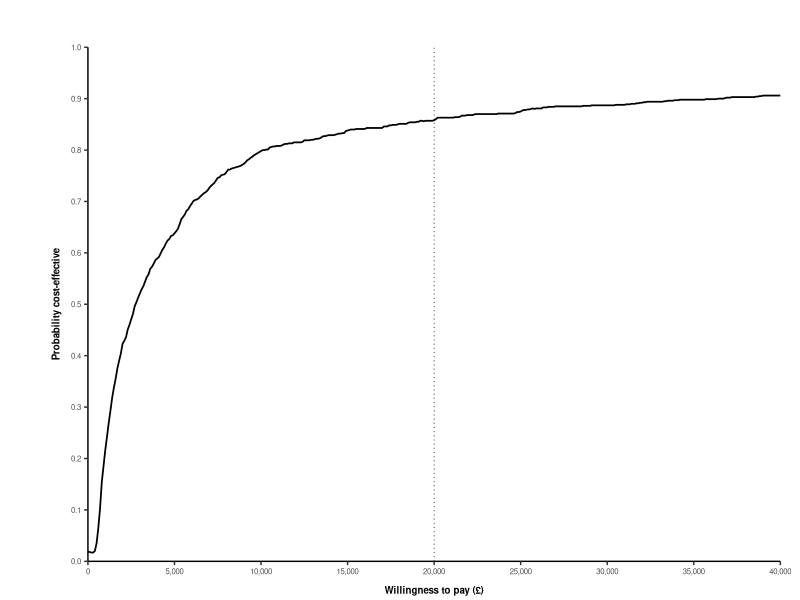
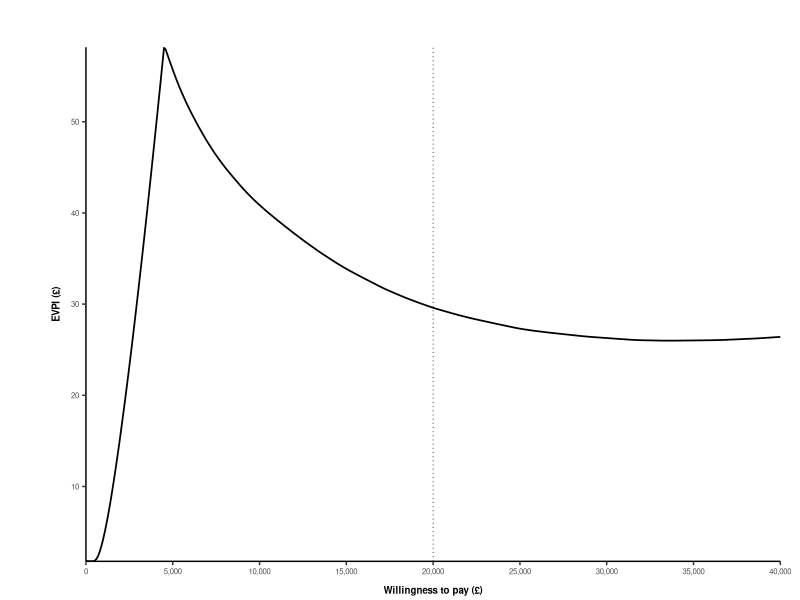

Source code (R) for these figures, in order: (Note: this script raises an error after producing the figures.)

## CRASH-Mild - Economic model ## 

if(!require(dplyr)) install.packages('dplyr')
if(!require(tidyr)) install.packages('tidyr')
if(!require(ggplot2)) install.packages('ggplot2')

library(tidyr)
library(dplyr)
library(ggplot2)

# Model Options

disc.c <- 0.035
disc.o <- 0.035

sims <- 1000
outer.loops <- 100
inner.loops <- 100

age <- 70
male = 0.5 # plaecholder
time.horizon = min(60, 100-ceiling(age))



## Age trace

## Clinical parameters

gen.clinical.characteristics <- function(){

# Mild ACM RR (CRASH-3)
treatment.effect <- 0.6972504
treatment.effect.sims <- exp(rnorm(sims, log(treatment.effect), 0.2216285))

hi.risk <- 0.0142
hi.risk.sims <- rbeta(sims, 16.74564893, 1162.525402)

non.hi.risk <- 0
non.hi.risk.sims <- rbeta(sims, 9, 920-9) * 0

smr.year1 <- 235.04/81.2
smr.year1.sims <- rnorm(sims, smr.year1, 0.41632922)

smr.year2 <- 61.47/39.45
smr.year2.sims <- rnorm(sims, smr.year2, 0.2350955) 

clin.names <- c("treatment.effect", "hi.risk", "non.hi.risk", "smr.year1", "smr.year2")


clin.char <- c(treatment.effect, hi.risk, non.hi.risk, smr.year1, smr.year2)
names(clin.char) <- clin.names

clin.char.sims <- data.frame(treatment.effect.sims, hi.risk.sims, non.hi.risk.sims, smr.year1.sims, smr.year2.sims)
colnames(clin.char.sims) <- clin.names

# Outcomes

outcome.names <- c("full", "good", "moderate", "severe", "vegetative")

full.placebo <- 0
good.placebo <- 208
moderate.placebo <- 49
severe.placebo <- 23
vegetative.placebo <- 5

dis.placebo <- c(full.placebo, good.placebo, moderate.placebo, severe.placebo, vegetative.placebo) 
disability.placebo <- dis.placebo / sum(dis.placebo)

  # full.txa <- 0
# good.txa <- 1516
# moderate.txa <- 701
# severe.txa <- 227
# vegetative.txa <- 22

#dis.txa <- c(full.txa, good.txa, moderate.txa, severe.txa, vegetative.txa)
#disability.txa <- dis.txa / sum(dis.txa)

disability.txa <- disability.placebo

names(disability.placebo) <- outcome.names
names(disability.txa) <- outcome.names

# Dirichlet distributions for outcomes
disability.placebo.sims <- MCMCpack::rdirichlet(n = sims , disability.placebo)
disability.txa.sims <- MCMCpack::rdirichlet(n = sims , disability.txa)

colnames(disability.placebo.sims) <- outcome.names
colnames(disability.txa.sims) <- outcome.names

return(list(clin.char,
            clin.char.sims,
            disability.placebo, 
            disability.txa, 
            disability.placebo.sims, 
            disability.txa.sims))
       
}


clin.char <- gen.clinical.characteristics()[[1]]
clin.char.sims <- gen.clinical.characteristics()[[2]]
disability.placebo <- gen.clinical.characteristics()[[3]]
disability.txa <- gen.clinical.characteristics()[[4]]
disability.placebo.sims <- gen.clinical.characteristics()[[5]]

## Assuming disability for TXA is equal to placebo
# disability.txa.sims <- gen.clinical.characteristics()[[6]]
disability.txa.sims <- disability.placebo.sims


## Generate long-term risk of death

gen.acm <- function(male = 0.5){
  
  lifetable <- read.csv("inputs/ONS_life_tables_2017-19.csv", header=TRUE)
  lifetable <- as.data.frame(lifetable[c(1,2,8)])
  av <- lifetable
  av[,2] <- lifetable[,2] * male + lifetable[,3] * (1 - male)
  av <- av[,1:2]

  acm <- av %>% filter(x >= floor(age))
  colnames(acm) <- c("age", "rate")
  
  return(acm)
  
}

acm <- gen.acm()



## Utility (now utility values only)

gen.utility <- function(){

utility.full <- 1
utility.good <- 0.894
utility.moderate <- 0.675
utility.severe <- 0.382
utility.vegetative <- -0.178

utility.values <- c(utility.full, utility.good, utility.moderate, utility.severe, utility.vegetative)

return(utility.values)

}


gen.utility.sims <- function(){
  
  utility.full <- rep(1, sims)
  utility.good <- rbeta(sims, 49.9585894, 5.9235016)
  utility.moderate <- rbeta(sims, 30.538, 14.7034815)
  utility.severe <- rbeta(sims, 10.9303087,	17.6830648)
  utility.vegetative <- rnorm(sims, -0.178, 0.19) ## needs normal distribution
  
  utility.values <- data.frame(utility.full, utility.good, utility.moderate, utility.severe, utility.vegetative)
  
  
# #  util.plac <- utility.values * matrix(dis.placebo, sims, length(dis.placebo), byrow= T)
#   util.plac <- utility.values * dis.placebo
#   util.values.plac <- apply(util.plac,  1,  sum )
#   
# #  util.txa <- utility.values * matrix(dis.txa, sims, length(dis.txa), byrow= T)
#   util.txa <- utility.values * dis.txa
#   util.values.txa <- apply(util.txa,  1,  sum)
  
  
  return(utility.values)
  
}


gen.utility.dec <- function(){

  a <- data.frame(seq(0, 54, 1), 0)
  b <- data.frame(seq(55,64, 1), 0.05)
  c <- data.frame(seq(65, 74, 1), 0.07)
  d <- data.frame(seq(75,100, 1), 0.12)
  colnames(a) <- c("a","b")
  colnames(b) <- c("a","b")
  colnames(c) <- c("a","b")
  colnames(d) <- c("a","b")

  util.dec <- rbind(a, b, c, d)

  utility.decrement <- util.dec %>% filter(a >= floor(age))
  
  return(utility.decrement)
  
} 



utility <- gen.utility()

utility.sims <- gen.utility.sims()

utility.decrement <- gen.utility.dec()

utility

## Costs 

# Treatment costs 

## need to add tx effect costs

gen.costs <- function(){

  cost.txa.dose <- 6
  cost.sodium <- 0.55 + 2.7 # 55p for 100ml, 270 for 500ml 
  cost.needle <- 0.05151 
  cost.nurse <- 12.95

  cost.treatment <- sum(cost.txa.dose, cost.sodium, cost.needle, cost.nurse)
  

  # Hospital costs

  los.placebo <-  4
  los.txa <- los.placebo
  prop.neuro <- 0.0345
  
  hospital.cost.initial <- 455.45033602
  hospital.cost.day <- 313.8757956
  neurosurgery.cost <- 7439.86435702

  hospital.cost.placebo <- hospital.cost.initial + hospital.cost.day * los.placebo + prop.neuro * neurosurgery.cost
  hospital.cost.txa <- hospital.cost.initial + hospital.cost.day * los.txa + prop.neuro * neurosurgery.cost


  # Monitoring costs 

  cost.good.st <- 290.145026
  cost.moderate.st <- 20745.36936
  cost.severe.st <- 40982.984929

  cost.good.lt <- 25.65601
  cost.moderate.lt <- 1710.40065
  cost.severe.lt <- 13362.505071


  # monitoring.costs.st <- sum(c(rep(cost.good.st,2), cost.moderate.st, rep(cost.severe.st, 2)) * dis.plac) / sum(dis.plac)
  # monitoring.costs.st <- sum(c(rep(cost.good.st,2), cost.moderate.st, rep(cost.severe.st, 2)) * dis.txa) / sum(dis.txa)
  # 
  # monitoring.costs.lt <- sum(c(rep(cost.good.lt,2), cost.moderate.lt, rep(cost.severe.lt, 2)) * dis.plac) / sum(dis.plac)
  # monitoring.costs.lt <- sum(c(rep(cost.good.lt,2), cost.moderate.lt, rep(cost.severe.lt, 2)) * dis.txa) / sum(dis.txa)


  cost.names <- c("treatment", "hospital.placebo", "hospital.txa", "st.good", "st.mod", "st.sev", "lt.good", "lt.mod", "lt,sev")
  costs <- c(cost.treatment, hospital.cost.placebo, hospital.cost.txa, cost.good.st, cost.moderate.st, cost.severe.st,
             cost.good.lt, cost.moderate.lt, cost.severe.lt)
  
  names(costs) <- cost.names
  

  # Simulations - to be input later on (PLACEHOLDER)
  
  prob.neuro.sims <- rbeta(sims, 23.83398, 	667.00607)
  
  cost.treatment.sims <- rep(cost.treatment, sims)  * 1 ## PLACEHOLDER
  hospital.cost.placebo.sims <- rep(hospital.cost.placebo, sims) * 1 + rep(neurosurgery.cost, sims) * prob.neuro.sims  ## PLACEHOLDER
  hospital.cost.txa.sims <- rep(hospital.cost.txa, sims) * 1 + rep(neurosurgery.cost, sims) * prob.neuro.sims ## PLACEHOLDER
  
  # Monitoring costs # 
  
  inf0607 <- 302/249.8
  
  cost.good.st.sims <- rgamma(sims, shape = (240^2 / 48^2), scale = 48^2 / 240 ) * inf0607
  cost.moderate.st.sims <- rgamma(sims, shape = (17160^2 / 3432^2), scale = 3432^2 / 17160 ) * inf0607
  cost.severe.st.sims <- rgamma(sims, shape = (33900^2 / 6780^2), scale = 6780^2 / 33900 ) * inf0607
  
  cost.good.lt.sims <- rgamma(sims, shape = (24^2 / 4.8^2), scale = 4.8^2 / 24 ) * inf0607
  cost.moderate.lt.sims <- rgamma(sims, shape = (1600^2 / 320^2), scale = 320^2 / 1600 ) * inf0607
  cost.severe.lt.sims <- rgamma(sims, shape = (12500^2 / 2500^2), scale = 2500^2 / 12500 ) * inf0607
  
#  df.st <- data.frame(cost.good.st.sims, cost.good.st.sims, cost.moderate.st.sims, cost.severe.st.sims, cost.severe.st.sims) 
#  df.lt <- data.frame(cost.good.lt.sims, cost.good.lt.sims, cost.moderate.lt.sims, cost.severe.lt.sims, cost.severe.lt.sims)
  
  ## has out below as this needs to be done in the model...... 
  # 
  # monitoring.costs.st <- df.st * dis.plac.sims # These are currently the same but structured in case these need to differ
  # monitoring.costs.st <- df.st * dis.txa.sims  # These are currently the same but structured in case these need to differ
  # 
  # m.costs.st <- apply(monitoring.costs.st, 1, sum)
  # 
  # monitoring.costs.lt <- df.lt * dis.plac.sims  # These are currently the same but structured in case these need to differ
  # monitoring.costs.lt <- df.lt * dis.txa.sims  # These are currently the same but structured in case these need to differ
  # 
  # m.costs.lt <- apply(monitoring.costs.lt, 1, sum)
  
  costs.sims <- data.frame(data.frame(cost.treatment.sims, hospital.cost.placebo.sims, hospital.cost.txa.sims),
                          cost.good.st.sims, cost.moderate.st.sims, cost.severe.st.sims,
                          cost.good.lt.sims, cost.moderate.lt.sims, cost.severe.lt.sims)
  
  dim(costs.sims)
  colnames(costs.sims) <- cost.names
  
  return(list(costs,
              costs.sims))
  
}


costs <- gen.costs()[[1]]
costs.sims <- gen.costs()[[2]]



##  TRACE CALCULATIONS AND OUTCOMES  ## 



run.model <- function(clinical = clin.char, dis.plac = disability.placebo, dis.txa = disability.txa, util.values = utility, cost = costs, 
                      dec = utility.decrement, discount.c = disc.c, discount.o = disc.o) {
  
  ### TRACE ###
  
  # this unpacks each element of the clinical parameter to use in calculations below
  for(i in 1:length(clinical)) assign(names(clinical[i]),clinical[i])
  
  trace.names <- c("alive placebo", "dead placebo", "alive txa", "dead txa")
  matrix <- matrix(0, 13, 4)
  matrix[1,] <- c(1,0,1,0)
  colnames(matrix) <- trace.names
  
  # Calculate the annual risk of death, and make sure it changes at correct point 
  age.trace <- seq(from = age, to = age+1, by= 1/12)
  age.trace.floor <- floor(age.trace)
  a <- as.vector(acm %>% filter(age == unique(age.trace.floor)[[1]])) 
  b <- as.vector(acm %>% filter(age == unique(age.trace.floor)[[2]]))
  risk.year1 <- c( rep(a[[2]], sum(age.trace.floor==a[[1]])), rep(b[[2]], sum(age.trace.floor==b[[1]])))
  
  
  # Calculate the first year Markov trace
  
  for(t in 2:13){
    
    if(t==2){
      
      matrix[t,2] <- matrix[t-1,2] + (hi.risk + non.hi.risk)
      matrix[t,1] <- 1 - matrix[t,2]
      
      matrix[t,4] <- matrix[t-1,4] + (hi.risk * treatment.effect + non.hi.risk)
      matrix[t,3] <- 1 - matrix[t,4]
      
    } else {
      
      matrix[t,2] <- matrix[t-1,2] + matrix[t-1,1] * (1 - exp(-((risk.year1[t]/12)*smr.year1)))
      matrix[t,1] <- 1 - matrix[t,2]
      
      matrix[t,4] <- matrix[t-1,4] + matrix[t-1,3] * (1 - exp(-((risk.year1[t]/12)*smr.year1)))
      matrix[t,3] <- 1 - matrix[t,4]
    }
    
  }
  
  trace.y1 <- matrix
  
  # The main trace (using estimates from first year trace)
  
  trace.matrix <- matrix(0, time.horizon + 1, 4) 
  colnames(trace.matrix) <- trace.names
  trace.matrix[1,] <- c(1,0,1,0)
  trace.matrix[2,] <- as.numeric(tail(trace.y1, 1))
  
  for(i in 3:(time.horizon + 1)){
    trace.matrix[i,2] <- trace.matrix[i-1,2] + trace.matrix[i-1,1] * (1 - exp(-(acm[i,2] * smr.year2)))
    trace.matrix[i,1] <- 1 - trace.matrix[i,2] 
    trace.matrix[i,4] <- trace.matrix[i-1,4] + trace.matrix[i-1,3] * (1 - exp(-(acm[i,2] * smr.year2)))
    trace.matrix[i,3] <- 1 - trace.matrix[i,4] 
  }
  
  trace <- list(trace.y1, trace.matrix)

  ## OUTCOMES 
  
  # discount
  
  d <- matrix( rep(1/((1+discount.c)^seq(0, time.horizon, 1)),2), time.horizon + 1, 2)
  o <- matrix( rep(1/((1+discount.o)^seq(0, time.horizon, 1)),2), time.horizon + 1, 2)
  
  # Costs

  st.mon.costs <- c(cost[4], cost[5], cost[6])
  lt.mon.costs <- c(cost[7], cost[8], cost[9])
  
  st.mon.plac <- sum( st.mon.costs * c(dis.plac[1] + dis.plac[2], dis.plac[3], dis.plac[4] + dis.plac[5]))
  lt.mon.plac <- sum( lt.mon.costs * c(dis.plac[1] + dis.plac[2], dis.plac[3], dis.plac[4] + dis.plac[5]))

  st.mon.txa <- sum( st.mon.costs * c(dis.txa[1] + dis.txa[2], dis.txa[3], dis.txa[4] + dis.txa[5]))
  lt.mon.txa <- sum( lt.mon.costs * c(dis.txa[1] + dis.txa[2], dis.txa[3], dis.txa[4] + dis.txa[5]))
  
  cost.matrix <- matrix(0, time.horizon + 1, 2) # placebo / txa
  
  cost.matrix[1,] <- cost[2:3] + (cost[1] * c(0,1)) 
  cost.matrix[2,] <- trace[[2]][2,c(1,3)] * c(st.mon.plac, st.mon.txa)
  cost.matrix[3:(time.horizon+1),] <- trace[[2]][3:(time.horizon+1),c(1,3)] * c(lt.mon.plac, lt.mon.txa)
  
  cost.matrix.d <- cost.matrix * d
  
  cost.sum <- apply(cost.matrix.d, 2, sum)
  
  
  # Utility

    #util.plac <- utility.values * matrix(dis.placebo, sims, length(dis.placebo), byrow= T)
  util.plac <- util.values * dis.plac
  util.values.plac <- sum(util.plac)
     
  #  util.txa <- utility.values * matrix(dis.txa, sims, length(dis.txa), byrow= T)
  util.txa <- util.values * dis.txa
  util.values.txa <- sum(util.txa)
  
  utility.matrix <- matrix(0, time.horizon + 1, 2) # placebo / txa
  
  utility.matrix[2,1] <- mean(trace[[1]][2:13,1]) * (util.values.plac - dec[2,2])
  utility.matrix[2,2] <- mean(trace[[1]][2:13,3]) * (util.values.txa - dec[2,2])
  
  utility.matrix[3:(time.horizon+1),1] <- trace[[2]][3:(time.horizon+1),1] * (util.values.plac - dec[3:(time.horizon+1),2]) 
  utility.matrix[3:(time.horizon+1),2] <- trace[[2]][3:(time.horizon+1),3] * (util.values.txa - dec[3:(time.horizon+1),2])
  
  utility.matrix.d <- utility.matrix * o 
  
  utility.sum <- apply(utility.matrix.d, 2, sum) 
  
  
  ## ICER ## 
  
  icer <-  if((cost.sum[2] - cost.sum[1]) <= 0 & (utility.sum[2] - utility.sum[1]) > 0) "Intervention dominates" else 
    if((cost.sum[2] - cost.sum[1]) > 0 & (utility.sum[2] - utility.sum[1]) <= 0 ) "Control dominates" else
      (cost.sum[2] - cost.sum[1]) / (utility.sum[2] - utility.sum[1])  
  
  
  return(list(c(cost.placebo = cost.sum[1], 
                utility.placebo = utility.sum[1], 
                cost.txa = cost.sum[2], 
                utility.txa = utility.sum[2]), 
              icer = icer)) 
  
  
}



## Deterministic results 
run.model(clin.char, dis.plac = disability.placebo, dis.txa = disability.txa, util.values = utility,
          cost = costs, dec = utility.decrement, discount.c = disc.c, discount.o = disc.o)




## PSA ## 

# Generate matrix to store results 
psa.results <- matrix(0, sims, 4)
colnames(psa.results) <- c("cost.placebo", "utility.placebo","cost.txa","utility.txa")

for(p in 1:sims){
  
  # Subset and assign existing sims
  clin.sim <- unlist(clin.char.sims[p,])
  dis.placebo.sim <- unlist(disability.placebo.sims[p,])
  dis.txa.sim <- unlist(disability.txa.sims[p,])
  utility.sim <- unlist(utility.sims[p,])
  cost.sim <- unlist(costs.sims[p,])

  psa.results[p,] <- run.model(clin.sim, dis.placebo.sim, dis.txa.sim, utility.sim, cost.sim)[[1]] 
  
}




# Generate CEAC table

gen.ceac.table <- function(results, lambda.inc = 500){
  
  lambda <- seq(from = 0, to = 40000, by = lambda.inc)
    
  ## CEAC ## 
  
  lambda.table <- matrix(lambda, ncol = length(lambda), nrow = dim(results)[1], byrow = TRUE) 
  inmb.count <- ((results[,4] * lambda.table) - results[,3]) - ((results[,2] * lambda.table) - results[,1]) > 0 
  
  prob.ce <- apply(inmb.count, 2, mean) 
  ceac.table <- data.frame(lambda, prob.ce) 
  
  ## EVPI ## 
  
  evpi.table <- matrix(lambda, ncol = length(lambda), nrow = dim(results)[1], byrow = TRUE) 

  nmb.p <- ((results[,2] * evpi.table) - results[,1])  
  nmb.t <- ((results[,4] * evpi.table) - results[,3]) 
    
  av.nmb.p <- apply(nmb.p, 2, mean)
  av.nmb.t <- apply(nmb.t, 2, mean)

  evpi.mat <- matrix(0, dim(results)[1], length(av.nmb.p))
  
  for(i in 1:ncol(nmb.p)){
      if(av.nmb.p[i] >= av.nmb.t[i]) evpi.mat[,i] <- nmb.t[,i] - nmb.p[,i]
      if(av.nmb.t[i] >= av.nmb.p[i]) evpi.mat[,i] <- nmb.p[,i] - nmb.t[,i]
  }
  
  evpi.mat[evpi.mat<0] <- 0
  evpi.m <- apply(evpi.mat, 2, mean)
  
  evpi <- data.frame(lambda, evpi.m)

  return(list(ceac.table,
              evpi))
  
}


ceac <- gen.ceac.table(psa.results, 100)[[1]]
evpi <- gen.ceac.table(psa.results, 100)[[2]]


# Graphics  - TBC (take from other sources)




# CEAC # 

gen.ceac.graph = function(psa, save = FALSE) {
  
  z = ggplot(psa) + geom_line(aes(x=lambda, y=prob.ce), size=0.6) + 
    labs(x = "Willingness to pay (£)", text = element_text(size=4)) + 
    labs (y = "Probability cost-effective", text = element_text(size=4)) + theme_classic() +
    theme(legend.title = element_blank(), axis.title=element_text(face="bold"), 
          axis.title.x = element_text(margin = margin(t = 7, r = 0, b = 3, l = 0)), 
          axis.title.y = element_text(margin = margin(t = 0, r = 7, b = 0, l = 3)), 
          panel.grid.major = element_blank(), panel.grid.minor = element_blank(), 
          legend.key.width=unit(1.8,"line"), text = element_text(size=7),
          plot.margin=unit(c(1.2,0.5,0,1.2),"cm")) + 
    scale_x_continuous(labels = scales::comma, breaks = c(seq(0,100000,5000)), limits = c(0,40000), expand = c(0, 0.1)) + 
    scale_y_continuous(limits = c(0,1), breaks=seq(0,1,0.1), expand = c(0, 0)) + 
    geom_vline(xintercept = 20000, linetype="dotted", size=0.25)
  
  
  if(save == TRUE) ggsave(paste("figures\\CEAC",Sys.Date(),".png"), z, width=107, height=70, dpi=300, units='mm')
  
  
  return(z)
  
}

gen.evpi.graph = function(evpi, save = FALSE) {
  
  z = ggplot(evpi) + geom_line(aes(x=lambda, y=evpi.m), size=0.6) + 
    labs(x = "Willingness to pay (£)", text = element_text(size=4)) + 
    labs (y = "EVPI (£)", text = element_text(size=4)) + theme_classic() +
    theme(legend.title = element_blank(), axis.title=element_text(face="bold"), 
          axis.title.x = element_text(margin = margin(t = 7, r = 0, b = 3, l = 0)), 
          axis.title.y = element_text(margin = margin(t = 0, r = 7, b = 0, l = 3)), 
          panel.grid.major = element_blank(), panel.grid.minor = element_blank(), 
          legend.key.width=unit(1.8,"line"), text = element_text(size=7),
          plot.margin=unit(c(1.2,0.5,0,1.2),"cm")) + 
    scale_x_continuous(labels = scales::comma, breaks = c(seq(0,100000,5000)), limits = c(0,40000), expand = c(0, 0.1)) + 
    scale_y_continuous(expand = c(0, 0)) + 
    geom_vline(xintercept = 20000, linetype="dotted", size=0.25)
  
  if(save == TRUE) ggsave(paste("figures\\EVPI",Sys.Date(),".png"), z, width=107, height=70, dpi=300, units='mm')
  
  return(z)
  
}


gen.ceac.graph(ceac)
gen.evpi.graph(evpi)




##------------------------------##
##           EVPPI              ## 
##------------------------------##

# inner.loops <- 300
# outer.loops <- 300

# Select lambda values to be considered 
lambda <- seq(from = 0, to = 30000, by = 500)


# Sample all probabilistic parameters

clin.char.sims <- gen.clinical.characteristics()[[2]]
disability.placebo.sims <- gen.clinical.characteristics()[[5]]
disability.txa.sims <- disability.placebo.sims # same as placebo (equal for both arms)
#disability.txa.sims <- gen.clinical.characteristics()[[6]]
utility.sims <- gen.utility.sims()
costs.sims <- gen.costs(disability.placebo, disability.txa, disability.placebo.sims, disability.txa.sims)[[2]]



gen.nmb <- function(results, lam = lambda){
  

  nmb.table <- matrix(c(lam), ncol = length(lam), nrow = dim(results)[1],  byrow = TRUE) 
  
  p <- ((results[,2] * nmb.table) - results[,1])  
  t <- ((results[,4] * nmb.table) - results[,3])

  nmb.p <- apply(p, 2, mean)
  nmb.t <- apply(t, 2, mean) 
    
  #colnames(nmb.p) <- as.character(lam)
  #colnames(nmb.t) <- as.character(lam)
  
  
  return(list(nmb.t, nmb.p))
  
}


# Generate matrices for EVPPI results to be stored in

inner.results <- matrix(0, inner.loops, 4)

evppi.results.placebo <- matrix(0, ncol = length(lambda), nrow = outer.loops)
colnames(evppi.results.placebo) <- as.character(lambda)
evppi.results.txa <- evppi.results.placebo

# EVPPI functions

gen.evppi.results <- function(evppi.results1 = evppi.results.placebo, evppi.results2 = evppi.results.txa, lam = lambda){
  
  ## calculate the mean NMB for placebo and txa, at each lambda 
  current.info1 <- apply(evppi.results1, 2, mean)
  current.info2 <- apply(evppi.results2, 2, mean)

  current.info <- pmax(current.info1, current.info2)

  evppi.array <- array(0, dim = c(outer.loops, length(lam), 2))
  evppi.array[,,1] <- evppi.results1
  evppi.array[,,2] <- evppi.results2

  perf.info.sims <- apply(evppi.array, c(1,2), max)
  perf.info <- apply(perf.info.sims, 2, mean)

  evppi.results <- c(perf.info - current.info)

  evppi <- data.frame(lambda, evppi.results)

  return(evppi)

}



## EVPPI Loops - 'Double Monte Carlo loop method' 


## EVPPI loops - Head injury and TXA treatment effect

for(a in 1:outer.loops){

## 1. Select the 'partial' parameter from the outer loop 
clin.sim <- unlist(clin.char.sims[a,])

  for(b in 1:inner.loops){
  
  # Select traditional parameters, minus the outer loop parameter

  clin.sim[4:5] <- unlist(clin.char.sims[b,4:5]) # Keep SMRs in PSA 
  dis.placebo.sim <- unlist(disability.placebo.sims[p,])
  dis.txa.sim <- unlist(disability.txa.sims[p,])
  utility.sim <- unlist(utility.sims[b,])
  cost.sim <- unlist(costs.sims[b,])
  
  inner.results[b,] <- run.model(clin.sim, dis.placebo.sim, dis.txa.sim, utility.sim, cost.sim)[[1]] 
  }

  #after each inner loop PSA, calculate the mean NMB for each tx and store the results
  nmb <- gen.nmb(inner.results)
  evppi.results.placebo[a,] <- nmb[[1]]
  evppi.results.txa[a,] <- nmb[[2]]
  
}

# Calculate the EVPPI 
evppi.head.injury <- gen.evppi.results(evppi.results.placebo, evppi.results.txa, lambda)




## EVPPI loops - Head injury and TXA treatment effect

for(a in 1:outer.loops){
  
  ## 1. Select the 'partial' parameter from the outer loop 
  clin.sim <- unlist(clin.char.sims[a,])
  
  for(b in 1:inner.loops){
    
    # Select traditional parameters, minus the outer loop parameter
    
    #clin.sim <- unlist(clin.char.sims[b,])
    clin.sim[1:3] <- unlist(clin.char.sims[b,1:3]) # only SMRs excl from PSA 
    dis.placebo.sim <- unlist(disability.placebo.sims[b,])
    dis.txa.sim <- unlist(disability.txa.sims[b,])
    utility.sim <- unlist(utility.sims[b,])
    cost.sim <- unlist(costs.sims[b,])
    

    inner.results[b,] <- run.model(clin.sim, dis.placebo.sim, dis.txa.sim, utility.sim, cost.sim)[[1]] 
  }
  
  #after each inner loop PSA, calculate the mean NMB for each tx and store the results
  nmb <- gen.nmb(inner.results)
  evppi.results.placebo[a,] <- nmb[[1]]
  evppi.results.txa[a,] <- nmb[[2]]
  
}

# Calculate the EVPPI 
evppi.smr <- gen.evppi.results(evppi.results.placebo, evppi.results.txa, lambda)




## EVPPI loops - Disability / outcomes   

for(a in 1:outer.loops){
  
  ## 1. Select the 'partial' parameter from the outer loop 
  dis.placebo.sim <- unlist(disability.placebo.sims[a,])
  dis.txa.sim <- unlist(disability.txa.sims[a,])
  
  for(b in 1:inner.loops){
    
    # Select traditional parameters, minus the outer loop parameter
    
    clin.sim <- unlist(clin.char.sims[b,])
    # dis.placebo.sim <- unlist(disability.placebo.sims[b,])
    # dis.txa.sim <- unlist(disability.txa.sims[b,])
    utility.sim <- unlist(utility.sims[b,])
    cost.sim <- unlist(costs.sims[b,])
    
    inner.results[b,] <- run.model(clin.sim, dis.placebo.sim, dis.txa.sim, utility.sim, cost.sim)[[1]] 
  }
  
  #after each inner loop PSA, calculate the mean NMB for each tx and store the results
  nmb <- gen.nmb(inner.results)
  evppi.results.placebo[a,] <- nmb[[1]]
  evppi.results.txa[a,] <- nmb[[2]]
  
}

# Calculate the EVPPI 
evppi.disability <- gen.evppi.results(evppi.results.placebo, evppi.results.txa, lambda)







## EVPPI loops - Utility  

for(a in 1:outer.loops){
  
  ## 1. Select the 'partial' parameter from the outer loop 
  utility.sim <- unlist(utility.sims[a,])
  
  for(b in 1:inner.loops){
    
    # Select traditional parameters, minus the outer loop parameter
    
    clin.sim <- unlist(clin.char.sims[b,])
    dis.placebo.sim <- unlist(disability.placebo.sims[b,])
    dis.txa.sim <- unlist(disability.txa.sims[b,])
    #utility.sim <- unlist(utility.sims[b,])
    cost.sim <- unlist(costs.sims[b,])
    
    inner.results[b,] <- run.model(clin.sim, dis.placebo.sim, dis.txa.sim, utility.sim, cost.sim)[[1]] 
  }
  
  #after each inner loop PSA, calculate the mean NMB for each tx and store the results
  nmb <- gen.nmb(inner.results)
  evppi.results.placebo[a,] <- nmb[[1]]
  evppi.results.txa[a,] <- nmb[[2]]
  
}

# Calculate the EVPPI 
evppi.utility <- gen.evppi.results(evppi.results.placebo, evppi.results.txa, lambda)




## EVPPI loops - Costs  

for(a in 1:outer.loops){
  
  ## 1. Select the 'partial' parameter from the outer loop 
  cost.sim <- unlist(costs.sims[a,])
  
  for(b in 1:inner.loops){
    
    # Select traditional parameters, minus the outer loop parameter
    
    clin.sim <- unlist(clin.char.sims[b,])
    dis.placebo.sim <- unlist(disability.placebo.sims[b,])
    dis.txa.sim <- unlist(disability.txa.sims[b,])
    utility.sim <- unlist(utility.sims[b,])
    #cost.sim <- unlist(costs.sims[b,])
    
    trace.results.sim <- gen.trace(clin.sim)
    inner.results[b,] <- gen.outcomes(trace.results.sim, util = utility.sim, cost = cost.sim)[[1]] 
  }
  
  #after each inner loop PSA, calculate the mean NMB for each tx and store the results
  nmb <- gen.nmb(inner.results)
  evppi.results.placebo[a,] <- nmb[[1]]
  evppi.results.txa[a,] <- nmb[[2]]
  
}

# Calculate the EVPPI 
evppi.costs <- gen.evppi.results(evppi.results.placebo, evppi.results.txa, lambda)


## Reshaping? 

evppi.wide <- data.frame(evppi.head.injury,
                         evppi.smr[,2],
                         evppi.disability[,2],
                         evppi.utility[,2],
                         evppi.costs[,2])

colnames(evppi.wide) <- c('lambda', 'death following head injury and treatment effect', 'SMR', 'disability', 'utility', 'costs')

evppi.long <- evppi.wide %>% gather(Parameters, VoI, 2:6)
#evppi.long.pop <- reshape2::melt(evppi.wide.pop, id.vars = c("lambda"))

# Plots 

gen.evppi.graph = function(evppi, save = FALSE) {
  
  z = ggplot(evppi) + geom_line(aes(x=lambda, y=VoI, colour = Parameters), size=0.6) + 
    labs(x = "Willingness to pay (£)", text = element_text(size=4)) + 
    labs (y = "EVPPI (£)", text = element_text(size=4)) + theme_classic() +
    theme(legend.title = element_blank(), axis.title=element_text(face="bold"), 
          axis.title.x = element_text(margin = margin(t = 7, r = 0, b = 3, l = 0)), 
          axis.title.y = element_text(margin = margin(t = 0, r = 7, b = 0, l = 3)), 
          panel.grid.major = element_blank(), panel.grid.minor = element_blank(), 
          legend.key.width=unit(1.8,"line"), text = element_text(size=7),
          plot.margin=unit(c(1.2,0.5,0,1.2),"cm")) + 
    scale_x_continuous(labels = scales::comma, breaks = c(seq(0,100000,5000)), limits = c(0,40000), expand = c(0, 0.1)) + 
    scale_y_continuous(expand = c(0, 0)) + 
    geom_vline(xintercept = 20000, linetype="dotted", size=0.25)
  
  
  
  if(save == TRUE) ggsave(paste("figures\\EVPPI",Sys.Date(),".png"), z, width=107, height=70, dpi=300, units='mm')
  
  return(z)  
  
}

gen.evppi.graph(evppi.long)


# 
# 
# ## EVSI ## 
# 
# 
# # inner.loops <- 300
# # outer.loops <- 300
# 
# # Select lambda values to be considered 
# lambda <- seq(from = 0, to = 30000, by = 500)
# 
# 
# 
# # Sample all probabilistic parameters
# clin.char.sims <- gen.clinical.characteristics()[[2]]
# disability.placebo.sims <- gen.clinical.characteristics()[[5]]
# disability.txa.sims <- gen.clinical.characteristics()[[6]]
# utility.sims <- gen.utility.sims()
# costs.sims <- gen.costs(disability.placebo, disability.txa, disability.placebo.sims, disability.txa.sims)[[2]]
# 
# 
# 
# inner.results <- matrix(0, inner.loops, 4)
# 
# evsi.results.placebo <- matrix(0, ncol = length(lambda), nrow = outer.loops)
# colnames(evsi.results.placebo) <- as.character(lambda)
# evsi.results.txa <- evsi.results.placebo
# 
# # EVSI functions
# 
# gen.evsi.results <- function(evsi.results1 = evsi.results.placebo, evsi.results2 = evsi.results.txa, lam = lambda){
#   
#   ## calculate the mean NMB for placebo and txa, at each lambda 
#   current.info1 <- apply(evsi.results1, 2, mean)
#   current.info2 <- apply(evsi.results2, 2, mean)
#   
#   current.info <- pmax(current.info1, current.info2)
#   
#   evppi.array <- array(0, dim = c(outer.loops, length(lam), 2))
#   evppi.array[,,1] <- evsi.results1
#   evppi.array[,,2] <- evsi.results2
#   
#   perf.info.sims <- apply(evsi.array, c(1,2), max)
#   perf.info <- apply(perf.info.sims, 2, mean)
#   
#   evppi.results <- c(perf.info - current.info)
#   
#   evppi <- data.frame(lambda, evppi.results)
#   
#   return(evsi)
#   
# }
# 
# 
# # EVSI loops - Head injury risk, TXA treatment effect, Clinical characteristics(?) 
# 
# for(a in 1:outer.loops){
#   
#   ## 1. Select the parameters included in the outer loop 
#   clin.sim <- unlist(clin.char.sims[a,])
#   
#   for(b in 1:inner.loops){
#     
#     # Select traditional parameters, minus the outer loop parameter
#     
#     #clin.sim <- unlist(clin.char.sims[b,])
#     clin.sim[4:5] <- unlist(clin.char.sims[b,4:5]) # Keep SMRs in PSA 
#     utility.sim <- unlist(utility.sims[b,])
#     cost.sim <- unlist(costs.sims[b,])
#     
#     trace.results.sim <- gen.trace(clin.sim)
#     inner.results[b,] <- gen.outcomes(trace.results.sim, util = utility.sim, cost = cost.sim)[[1]] 
#   }
#   
#   #after each inner loop PSA, calculate the mean NMB for each tx and store the results
#   nmb <- gen.nmb(inner.results)
#   evsi.results.placebo[a,] <- nmb[[1]]
#   evsi.results.txa[a,] <- nmb[[2]]
#   
# }
# 
# # Calculate the EVPPI 
# evsi.head.injury <- gen.evsi.results(evsi.results.placebo, evsi.results.txa, lambda)
# 
# 
